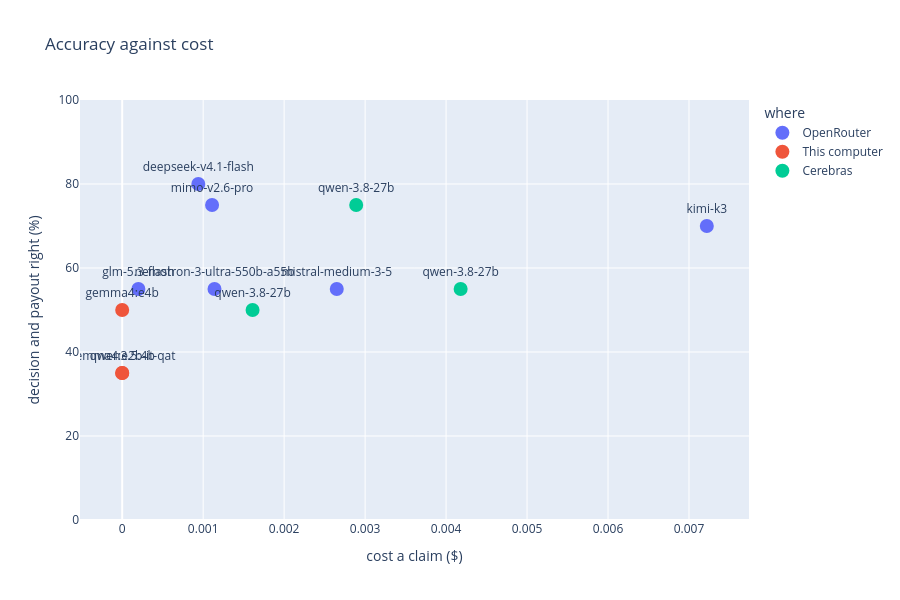

The cell this chart's notebook holds for it:
### Markdown cell above
### Accuracy against cost

Points higher on the chart are more accurate, and points further left are cheaper. Local models sit at zero cost. The best runs are up and to the left.

### Code cell
fig = px.scatter(
    summary,
    x='cost a claim ($)',
    y='decision and payout right (%)',
    color='where',
    text='model',
    title='Accuracy against cost',
    height=600,
)
fig.update_traces(marker_size=14, textposition='top center')
fig.update_yaxes(range=[0, 100])
fig.show()

### Figure 1 — Plotly figure (JSON) as saved in the notebook; plotly's stock layout.template omitted (floating-point values rounded to 4 significant figures)
{"data": [{"hovertemplate": "where=OpenRouter<br>cost a claim ($)=%{x}<br>decision and payout right (%)=%{y}<br>model=%{text}<extra></extra>", "legendgroup": "OpenRouter", "marker": {"color": "#636efa", "size": 14, "symbol": "circle"}, "mode": "markers+text", "name": "OpenRouter", "orientation": "v", "showlegend": true, "text": ["mimo-v2.6-pro", "glm-5.3-flash", "kimi-k3", "deepseek-v4.1-flash", "nemotron-3-ultra-550b-a55b", "mistral-medium-3-5"], "textposition": "top center", "type": "scatter", "x": [0.00111, 0.0002, 0.00722, 0.00094, 0.00114, 0.00265], "xaxis": "x", "y": [75, 55, 70, 80, 55, 55], "yaxis": "y"}, {"hovertemplate": "where=This computer<br>cost a claim ($)=%{x}<br>decision and payout right (%)=%{y}<br>model=%{text}<extra></extra>", "legendgroup": "This computer", "marker": {"color": "#EF553B", "size": 14, "symbol": "circle"}, "mode": "markers+text", "name": "This computer", "orientation": "v", "showlegend": true, "text": ["qwen3.5:4b", "gemma4:e4b", "gemma4:e2b-it-qat"], "textposition": "top center", "type": "scatter", "x": [0.0, 0.0, 0.0], "xaxis": "x", "y": [35, 50, 35], "yaxis": "y"}, {"hovertemplate": "where=Cerebras<br>cost a claim ($)=%{x}<br>decision and payout right (%)=%{y}<br>model=%{text}<extra></extra>", "legendgroup": "Cerebras", "marker": {"color": "#00cc96", "size": 14, "symbol": "circle"}, "mode": "markers+text", "name": "Cerebras", "orientation": "v", "showlegend": true, "text": ["qwen-3.8-27b", "qwen-3.8-27b", "qwen-3.8-27b"], "textposition": "top center", "type": "scatter", "x": [0.00161, 0.00289, 0.00418], "xaxis": "x", "y": [50, 75, 55], "yaxis": "y"}], "layout": {"height": 600, "legend": {"title": {"text": "where"}, "tracegroupgap": 0}, "title": {"text": "Accuracy against cost"}, "xaxis": {"anchor": "y", "domain": [0, 1], "title": {"text": "cost a claim ($)"}}, "yaxis": {"anchor": "x", "domain": [0, 1], "range": [0, 100], "title": {"text": "decision and payout right (%)"}}}}
